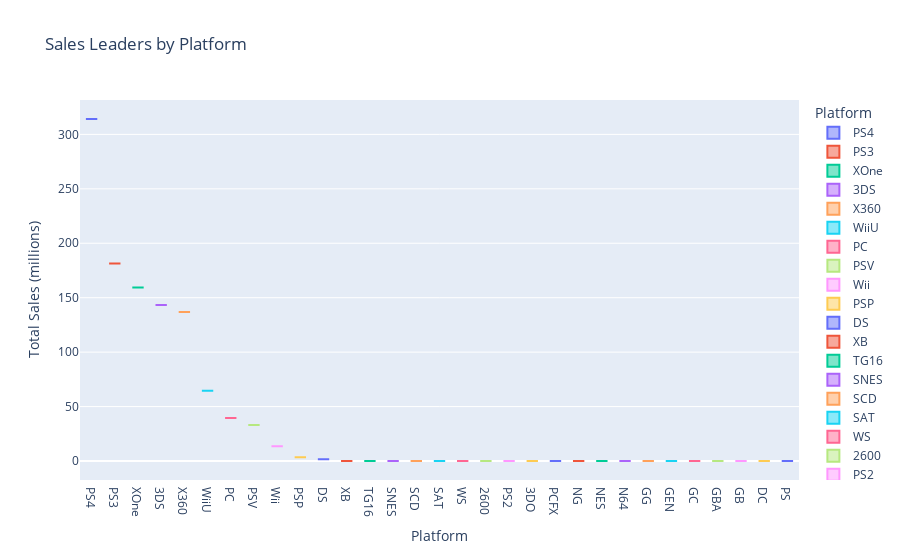
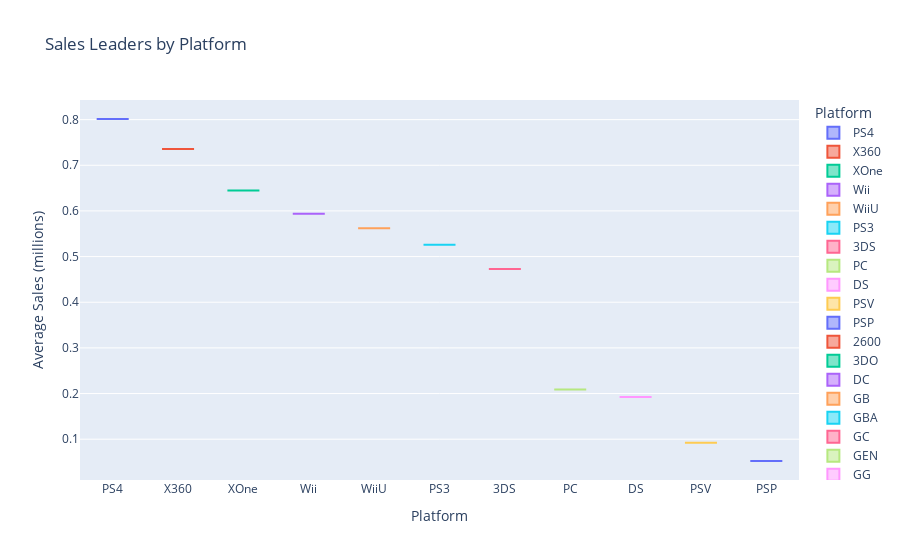

Notebook cell for these charts, in order:
### Code cell
# Leveraging filtered DF to find platforms that lead in sales

px_df = px.data.tips()

# Sales lead by total (sum)
print('Sales Leader by Total:')
filtered_df_grouping = filtered_df.groupby('platform')['total_sales_M'].sum()
new_df = filtered_df_grouping.sort_values(ascending=False).reset_index()
display(new_df)

total_box = px.box(new_df, x='platform', y='total_sales_M', color='platform',
             title='Sales Leaders by Platform', labels={'platform':'Platform', 'total_sales_M':'Total Sales (millions)'})
total_box.show()

# Sales lead by average (mean)
print('Sales Leader by Average:')
avg_filter_df = filtered_df.groupby('platform')['total_sales_M'].mean()
avg_df = avg_filter_df.sort_values(ascending=False).reset_index()
display(avg_df)

avg_box = px.box(avg_df, x='platform', y='total_sales_M', color='platform',
             title='Sales Leaders by Platform', labels={'platform':'Platform', 'total_sales_M':'Average Sales (millions)'})
avg_box.show()

filtered_platform_cols = ['na_sales','eu_sales','jp_sales','other_sales','total_sales_M']
filtered_df_sales = filtered_df.groupby('platform')[filtered_platform_cols].sum()
#display(filtered_df_sales)

# Closer look at the platforms with future sales potential
print('Platforms with future sales potential:')
platforms_with_potential = ['PS4', 'XOne']
potential_query = new_df.query("platform in @platforms_with_potential")
display(potential_query)

### Figure 1 — Plotly figure (JSON) as saved in the notebook; plotly's stock layout.template omitted (floating-point values rounded to 4 significant figures)
{"data": [{"alignmentgroup": "True", "hovertemplate": "Platform=%{x}<br>Total Sales (millions)=%{y}<extra></extra>", "legendgroup": "PS4", "marker": {"color": "#636efa"}, "name": "PS4", "notched": false, "offsetgroup": "PS4", "orientation": "v", "showlegend": true, "type": "box", "x": ["PS4"], "x0": " ", "xaxis": "x", "y": [314.1], "y0": " ", "yaxis": "y"}, {"alignmentgroup": "True", "hovertemplate": "Platform=%{x}<br>Total Sales (millions)=%{y}<extra></extra>", "legendgroup": "PS3", "marker": {"color": "#EF553B"}, "name": "PS3", "notched": false, "offsetgroup": "PS3", "orientation": "v", "showlegend": true, "type": "box", "x": ["PS3"], "x0": " ", "xaxis": "x", "y": [181.4], "y0": " ", "yaxis": "y"}, {"alignmentgroup": "True", "hovertemplate": "Platform=%{x}<br>Total Sales (millions)=%{y}<extra></extra>", "legendgroup": "XOne", "marker": {"color": "#00cc96"}, "name": "XOne", "notched": false, "offsetgroup": "XOne", "orientation": "v", "showlegend": true, "type": "box", "x": ["XOne"], "x0": " ", "xaxis": "x", "y": [159.3], "y0": " ", "yaxis": "y"}, {"alignmentgroup": "True", "hovertemplate": "Platform=%{x}<br>Total Sales (millions)=%{y}<extra></extra>", "legendgroup": "3DS", "marker": {"color": "#ab63fa"}, "name": "3DS", "notched": false, "offsetgroup": "3DS", "orientation": "v", "showlegend": true, "type": "box", "x": ["3DS"], "x0": " ", "xaxis": "x", "y": [143.2], "y0": " ", "yaxis": "y"}, {"alignmentgroup": "True", "hovertemplate": "Platform=%{x}<br>Total Sales (millions)=%{y}<extra></extra>", "legendgroup": "X360", "marker": {"color": "#FFA15A"}, "name": "X360", "notched": false, "offsetgroup": "X360", "orientation": "v", "showlegend": true, "type": "box", "x": ["X360"], "x0": " ", "xaxis": "x", "y": [136.8], "y0": " ", "yaxis": "y"}, {"alignmentgroup": "True", "hovertemplate": "Platform=%{x}<br>Total Sales (millions)=%{y}<extra></extra>", "legendgroup": "WiiU", "marker": {"color": "#19d3f3"}, "name": "WiiU", "notched": false, "offsetgroup": "WiiU", "orientation": "v", "showlegend": true, "type": "box", "x": ["WiiU"], "x0": " ", "xaxis": "x", "y": [64.63], "y0": " ", "yaxis": "y"}, {"alignmentgroup": "True", "hovertemplate": "Platform=%{x}<br>Total Sales (millions)=%{y}<extra></extra>", "legendgroup": "PC", "marker": {"color": "#FF6692"}, "name": "PC", "notched": false, "offsetgroup": "PC", "orientation": "v", "showlegend": true, "type": "box", "x": ["PC"], "x0": " ", "xaxis": "x", "y": [39.43], "y0": " ", "yaxis": "y"}, {"alignmentgroup": "True", "hovertemplate": "Platform=%{x}<br>Total Sales (millions)=%{y}<extra></extra>", "legendgroup": "PSV", "marker": {"color": "#B6E880"}, "name": "PSV", "notched": false, "offsetgroup": "PSV", "orientation": "v", "showlegend": true, "type": "box", "x": ["PSV"], "x0": " ", "xaxis": "x", "y": [32.99], "y0": " ", "yaxis": "y"}, {"alignmentgroup": "True", "hovertemplate": "Platform=%{x}<br>Total Sales (millions)=%{y}<extra></extra>", "legendgroup": "Wii", "marker": {"color": "#FF97FF"}, "name": "Wii", "notched": false, "offsetgroup": "Wii", "orientation": "v", "showlegend": true, "type": "box", "x": ["Wii"], "x0": " ", "xaxis": "x", "y": [13.66], "y0": " ", "yaxis": "y"}, {"alignmentgroup": "True", "hovertemplate": "Platform=%{x}<br>Total Sales (millions)=%{y}<extra></extra>", "legendgroup": "PSP", "marker": {"color": "#FECB52"}, "name": "PSP", "notched": false, "offsetgroup": "PSP", "orientation": "v", "showlegend": true, "type": "box", "x": ["PSP"], "x0": " ", "xaxis": "x", "y": [3.5], "y0": " ", "yaxis": "y"}, {"alignmentgroup": "True", "hovertemplate": "Platform=%{x}<br>Total Sales (millions)=%{y}<extra></extra>", "legendgroup": "DS", "marker": {"color": "#636efa"}, "name": "DS", "notched": false, "offsetgroup": "DS", "orientation": "v", "showlegend": true, "type": "box", "x": ["DS"], "x0": " ", "xaxis": "x", "y": [1.54], "y0": " ", "yaxis": "y"}, {"alignmentgroup": "True", "hovertemplate": "Platform=%{x}<br>Total Sales (millions)=%{y}<extra></extra>", "legendgroup": "XB", "marker": {"color": "#EF553B"}, "name": "XB", "notched": false, "offsetgroup": "XB", "orientation": "v", "showlegend": true, "type": "box", "x": ["XB"], "x0": " ", "xaxis": "x", "y": [0], "y0": " ", "yaxis": "y"}, {"alignmentgroup": "True", "hovertemplate": "Platform=%{x}<br>Total Sales (millions)=%{y}<extra></extra>", "legendgroup": "TG16", "marker": {"color": "#00cc96"}, "name": "TG16", "notched": false, "offsetgroup": "TG16", "orientation": "v", "showlegend": true, "type": "box", "x": ["TG16"], "x0": " ", "xaxis": "x", "y": [0], "y0": " ", "yaxis": "y"}, {"alignmentgroup": "True", "hovertemplate": "Platform=%{x}<br>Total Sales (millions)=%{y}<extra></extra>", "legendgroup": "SNES", "marker": {"color": "#ab63fa"}, "name": "SNES", "notched": false, "offsetgroup": "SNES", "orientation": "v", "showlegend": true, "type": "box", "x": ["SNES"], "x0": " ", "xaxis": "x", "y": [0], "y0": " ", "yaxis": "y"}, {"alignmentgroup": "True", "hovertemplate": "Platform=%{x}<br>Total Sales (millions)=%{y}<extra></extra>", "legendgroup": "SCD", "marker": {"color": "#FFA15A"}, "name": "SCD", "notched": false, "offsetgroup": "SCD", "orientation": "v", "showlegend": true, "type": "box", "x": ["SCD"], "x0": " ", "xaxis": "x", "y": [0], "y0": " ", "yaxis": "y"}, {"alignmentgroup": "True", "hovertemplate": "Platform=%{x}<br>Total Sales (millions)=%{y}<extra></extra>", "legendgroup": "SAT", "marker": {"color": "#19d3f3"}, "name": "SAT", "notched": false, "offsetgroup": "SAT", "orientation": "v", "showlegend": true, "type": "box", "x": ["SAT"], "x0": " ", "xaxis": "x", "y": [0], "y0": " ", "yaxis": "y"}, {"alignmentgroup": "True", "hovertemplate": "Platform=%{x}<br>Total Sales (millions)=%{y}<extra></extra>", "legendgroup": "WS", "marker": {"color": "#FF6692"}, "name": "WS", "notched": false, "offsetgroup": "WS", "orientation": "v", "showlegend": true, "type": "box", "x": ["WS"], "x0": " ", "xaxis": "x", "y": [0], "y0": " ", "yaxis": "y"}, {"alignmentgroup": "True", "hovertemplate": "Platform=%{x}<br>Total Sales (millions)=%{y}<extra></extra>", "legendgroup": "2600", "marker": {"color": "#B6E880"}, "name": "2600", "notched": false, "offsetgroup": "2600", "orientation": "v", "showlegend": true, "type": "box", "x": ["2600"], "x0": " ", "xaxis": "x", "y": [0], "y0": " ", "yaxis": "y"}, {"alignmentgroup": "True", "hovertemplate": "Platform=%{x}<br>Total Sales (millions)=%{y}<extra></extra>", "legendgroup": "PS2", "marker": {"color": "#FF97FF"}, "name": "PS2", "notched": false, "offsetgroup": "PS2", "orientation": "v", "showlegend": true, "type": "box", "x": ["PS2"], "x0": " ", "xaxis": "x", "y": [0], "y0": " ", "yaxis": "y"}, {"alignmentgroup": "True", "hovertemplate": "Platform=%{x}<br>Total Sales (millions)=%{y}<extra></extra>", "legendgroup": "3DO", "marker": {"color": "#FECB52"}, "name": "3DO", "notched": false, "offsetgroup": "3DO", "orientation": "v", "showlegend": true, "type": "box", "x": ["3DO"], "x0": " ", "xaxis": "x", "y": [0], "y0": " ", "yaxis": "y"}, {"alignmentgroup": "True", "hovertemplate": "Platform=%{x}<br>Total Sales (millions)=%{y}<extra></extra>", "legendgroup": "PCFX", "marker": {"color": "#636efa"}, "name": "PCFX", "notched": false, "offsetgroup": "PCFX", "orientation": "v", "showlegend": true, "type": "box", "x": ["PCFX"], "x0": " ", "xaxis": "x", "y": [0], "y0": " ", "yaxis": "y"}, {"alignmentgroup": "True", "hovertemplate": "Platform=%{x}<br>Total Sales (millions)=%{y}<extra></extra>", "legendgroup": "NG", "marker": {"color": "#EF553B"}, "name": "NG", "notched": false, "offsetgroup": "NG", "orientation": "v", "showlegend": true, "type": "box", "x": ["NG"], "x0": " ", "xaxis": "x", "y": [0], "y0": " ", "yaxis": "y"}, {"alignmentgroup": "True", "hovertemplate": "Platform=%{x}<br>Total Sales (millions)=%{y}<extra></extra>", "legendgroup": "NES", "marker": {"color": "#00cc96"}, "name": "NES", "notched": false, "offsetgroup": "NES", "orientation": "v", "showlegend": true, "type": "box", "x": ["NES"], "x0": " ", "xaxis": "x", "y": [0], "y0": " ", "yaxis": "y"}, {"alignmentgroup": "True", "hovertemplate": "Platform=%{x}<br>Total Sales (millions)=%{y}<extra></extra>", "legendgroup": "N64", "marker": {"color": "#ab63fa"}, "name": "N64", "notched": false, "offsetgroup": "N64", "orientation": "v", "showlegend": true, "type": "box", "x": ["N64"], "x0": " ", "xaxis": "x", "y": [0], "y0": " ", "yaxis": "y"}, {"alignmentgroup": "True", "hovertemplate": "Platform=%{x}<br>Total Sales (millions)=%{y}<extra></extra>", "legendgroup": "GG", "marker": {"color": "#FFA15A"}, "name": "GG", "notched": false, "offsetgroup": "GG", "orientation": "v", "showlegend": true, "type": "box", "x": ["GG"], "x0": " ", "xaxis": "x", "y": [0], "y0": " ", "yaxis": "y"}, {"alignmentgroup": "True", "hovertemplate": "Platform=%{x}<br>Total Sales (millions)=%{y}<extra></extra>", "legendgroup": "GEN", "marker": {"color": "#19d3f3"}, "name": "GEN", "notched": false, "offsetgroup": "GEN", "orientation": "v", "showlegend": true, "type": "box", "x": ["GEN"], "x0": " ", "xaxis": "x", "y": [0], "y0": " ", "yaxis": "y"}, {"alignmentgroup": "True", "hovertemplate": "Platform=%{x}<br>Total Sales (millions)=%{y}<extra></extra>", "legendgroup": "GC", "marker": {"color": "#FF6692"}, "name": "GC", "notched": false, "offsetgroup": "GC", "orientation": "v", "showlegend": true, "type": "box", "x": ["GC"], "x0": " ", "xaxis": "x", "y": [0], "y0": " ", "yaxis": "y"}, {"alignmentgroup": "True", "hovertemplate": "Platform=%{x}<br>Total Sales (millions)=%{y}<extra></extra>", "legendgroup": "GBA", "marker": {"color": "#B6E880"}, "name": "GBA", "notched": false, "offsetgroup": "GBA", "orientation": "v", "showlegend": true, "type": "box", "x": ["GBA"], "x0": " ", "xaxis": "x", "y": [0], "y0": " ", "yaxis": "y"}, {"alignmentgroup": "True", "hovertemplate": "Platform=%{x}<br>Total Sales (millions)=%{y}<extra></extra>", "legendgroup": "GB", "marker": {"color": "#FF97FF"}, "name": "GB", "notched": false, "offsetgroup": "GB", "orientation": "v", "showlegend": true, "type": "box", "x": ["GB"], "x0": " ", "xaxis": "x", "y": [0], "y0": " ", "yaxis": "y"}, {"alignmentgroup": "True", "hovertemplate": "Platform=%{x}<br>Total Sales (millions)=%{y}<extra></extra>", "legendgroup": "DC", "marker": {"color": "#FECB52"}, "name": "DC", "notched": false, "offsetgroup": "DC", "orientation": "v", "showlegend": true, "type": "box", "x": ["DC"], "x0": " ", "xaxis": "x", "y": [0], "y0": " ", "yaxis": "y"}, {"alignmentgroup": "True", "hovertemplate": "Platform=%{x}<br>Total Sales (millions)=%{y}<extra></extra>", "legendgroup": "PS", "marker": {"color": "#636efa"}, "name": "PS", "notched": false, "offsetgroup": "PS", "orientation": "v", "showlegend": true, "type": "box", "x": ["PS"], "x0": " ", "xaxis": "x", "y": [0], "y0": " ", "yaxis": "y"}], "layout": {"boxmode": "overlay", "legend": {"title": {"text": "Platform"}, "tracegroupgap": 0}, "title": {"text": "Sales Leaders by Platform"}, "xaxis": {"anchor": "y", "categoryarray": ["PS4", "PS3", "XOne", "3DS", "X360", "WiiU", "PC", "PSV", "Wii", "PSP", "DS", "XB", "TG16", "SNES", "SCD", "SAT", "WS", "2600", "PS2", "3DO", "PCFX", "NG", "NES", "N64", "GG", "GEN", "GC", "GBA", "GB", "DC", "PS"], "categoryorder": "array", "domain": [0, 1], "title": {"text": "Platform"}}, "yaxis": {"anchor": "x", "domain": [0, 1], "title": {"text": "Total Sales (millions)"}}}}

### Figure 2 — Plotly figure (JSON) as saved in the notebook; plotly's stock layout.template omitted (floating-point values rounded to 4 significant figures)
{"data": [{"alignmentgroup": "True", "hovertemplate": "Platform=%{x}<br>Average Sales (millions)=%{y}<extra></extra>", "legendgroup": "PS4", "marker": {"color": "#636efa"}, "name": "PS4", "notched": false, "offsetgroup": "PS4", "orientation": "v", "showlegend": true, "type": "box", "x": ["PS4"], "x0": " ", "xaxis": "x", "y": [0.8014], "y0": " ", "yaxis": "y"}, {"alignmentgroup": "True", "hovertemplate": "Platform=%{x}<br>Average Sales (millions)=%{y}<extra></extra>", "legendgroup": "X360", "marker": {"color": "#EF553B"}, "name": "X360", "notched": false, "offsetgroup": "X360", "orientation": "v", "showlegend": true, "type": "box", "x": ["X360"], "x0": " ", "xaxis": "x", "y": [0.7355], "y0": " ", "yaxis": "y"}, {"alignmentgroup": "True", "hovertemplate": "Platform=%{x}<br>Average Sales (millions)=%{y}<extra></extra>", "legendgroup": "XOne", "marker": {"color": "#00cc96"}, "name": "XOne", "notched": false, "offsetgroup": "XOne", "orientation": "v", "showlegend": true, "type": "box", "x": ["XOne"], "x0": " ", "xaxis": "x", "y": [0.645], "y0": " ", "yaxis": "y"}, {"alignmentgroup": "True", "hovertemplate": "Platform=%{x}<br>Average Sales (millions)=%{y}<extra></extra>", "legendgroup": "Wii", "marker": {"color": "#ab63fa"}, "name": "Wii", "notched": false, "offsetgroup": "Wii", "orientation": "v", "showlegend": true, "type": "box", "x": ["Wii"], "x0": " ", "xaxis": "x", "y": [0.5939], "y0": " ", "yaxis": "y"}, {"alignmentgroup": "True", "hovertemplate": "Platform=%{x}<br>Average Sales (millions)=%{y}<extra></extra>", "legendgroup": "WiiU", "marker": {"color": "#FFA15A"}, "name": "WiiU", "notched": false, "offsetgroup": "WiiU", "orientation": "v", "showlegend": true, "type": "box", "x": ["WiiU"], "x0": " ", "xaxis": "x", "y": [0.562], "y0": " ", "yaxis": "y"}, {"alignmentgroup": "True", "hovertemplate": "Platform=%{x}<br>Average Sales (millions)=%{y}<extra></extra>", "legendgroup": "PS3", "marker": {"color": "#19d3f3"}, "name": "PS3", "notched": false, "offsetgroup": "PS3", "orientation": "v", "showlegend": true, "type": "box", "x": ["PS3"], "x0": " ", "xaxis": "x", "y": [0.5259], "y0": " ", "yaxis": "y"}, {"alignmentgroup": "True", "hovertemplate": "Platform=%{x}<br>Average Sales (millions)=%{y}<extra></extra>", "legendgroup": "3DS", "marker": {"color": "#FF6692"}, "name": "3DS", "notched": false, "offsetgroup": "3DS", "orientation": "v", "showlegend": true, "type": "box", "x": ["3DS"], "x0": " ", "xaxis": "x", "y": [0.4728], "y0": " ", "yaxis": "y"}, {"alignmentgroup": "True", "hovertemplate": "Platform=%{x}<br>Average Sales (millions)=%{y}<extra></extra>", "legendgroup": "PC", "marker": {"color": "#B6E880"}, "name": "PC", "notched": false, "offsetgroup": "PC", "orientation": "v", "showlegend": true, "type": "box", "x": ["PC"], "x0": " ", "xaxis": "x", "y": [0.2086], "y0": " ", "yaxis": "y"}, {"alignmentgroup": "True", "hovertemplate": "Platform=%{x}<br>Average Sales (millions)=%{y}<extra></extra>", "legendgroup": "DS", "marker": {"color": "#FF97FF"}, "name": "DS", "notched": false, "offsetgroup": "DS", "orientation": "v", "showlegend": true, "type": "box", "x": ["DS"], "x0": " ", "xaxis": "x", "y": [0.1925], "y0": " ", "yaxis": "y"}, {"alignmentgroup": "True", "hovertemplate": "Platform=%{x}<br>Average Sales (millions)=%{y}<extra></extra>", "legendgroup": "PSV", "marker": {"color": "#FECB52"}, "name": "PSV", "notched": false, "offsetgroup": "PSV", "orientation": "v", "showlegend": true, "type": "box", "x": ["PSV"], "x0": " ", "xaxis": "x", "y": [0.09215], "y0": " ", "yaxis": "y"}, {"alignmentgroup": "True", "hovertemplate": "Platform=%{x}<br>Average Sales (millions)=%{y}<extra></extra>", "legendgroup": "PSP", "marker": {"color": "#636efa"}, "name": "PSP", "notched": false, "offsetgroup": "PSP", "orientation": "v", "showlegend": true, "type": "box", "x": ["PSP"], "x0": " ", "xaxis": "x", "y": [0.05224], "y0": " ", "yaxis": "y"}, {"alignmentgroup": "True", "hovertemplate": "Platform=%{x}<br>Average Sales (millions)=%{y}<extra></extra>", "legendgroup": "2600", "marker": {"color": "#EF553B"}, "name": "2600", "notched": false, "offsetgroup": "2600", "orientation": "v", "showlegend": true, "type": "box", "x": ["2600"], "x0": " ", "xaxis": "x", "y": [null], "y0": " ", "yaxis": "y"}, {"alignmentgroup": "True", "hovertemplate": "Platform=%{x}<br>Average Sales (millions)=%{y}<extra></extra>", "legendgroup": "3DO", "marker": {"color": "#00cc96"}, "name": "3DO", "notched": false, "offsetgroup": "3DO", "orientation": "v", "showlegend": true, "type": "box", "x": ["3DO"], "x0": " ", "xaxis": "x", "y": [null], "y0": " ", "yaxis": "y"}, {"alignmentgroup": "True", "hovertemplate": "Platform=%{x}<br>Average Sales (millions)=%{y}<extra></extra>", "legendgroup": "DC", "marker": {"color": "#ab63fa"}, "name": "DC", "notched": false, "offsetgroup": "DC", "orientation": "v", "showlegend": true, "type": "box", "x": ["DC"], "x0": " ", "xaxis": "x", "y": [null], "y0": " ", "yaxis": "y"}, {"alignmentgroup": "True", "hovertemplate": "Platform=%{x}<br>Average Sales (millions)=%{y}<extra></extra>", "legendgroup": "GB", "marker": {"color": "#FFA15A"}, "name": "GB", "notched": false, "offsetgroup": "GB", "orientation": "v", "showlegend": true, "type": "box", "x": ["GB"], "x0": " ", "xaxis": "x", "y": [null], "y0": " ", "yaxis": "y"}, {"alignmentgroup": "True", "hovertemplate": "Platform=%{x}<br>Average Sales (millions)=%{y}<extra></extra>", "legendgroup": "GBA", "marker": {"color": "#19d3f3"}, "name": "GBA", "notched": false, "offsetgroup": "GBA", "orientation": "v", "showlegend": true, "type": "box", "x": ["GBA"], "x0": " ", "xaxis": "x", "y": [null], "y0": " ", "yaxis": "y"}, {"alignmentgroup": "True", "hovertemplate": "Platform=%{x}<br>Average Sales (millions)=%{y}<extra></extra>", "legendgroup": "GC", "marker": {"color": "#FF6692"}, "name": "GC", "notched": false, "offsetgroup": "GC", "orientation": "v", "showlegend": true, "type": "box", "x": ["GC"], "x0": " ", "xaxis": "x", "y": [null], "y0": " ", "yaxis": "y"}, {"alignmentgroup": "True", "hovertemplate": "Platform=%{x}<br>Average Sales (millions)=%{y}<extra></extra>", "legendgroup": "GEN", "marker": {"color": "#B6E880"}, "name": "GEN", "notched": false, "offsetgroup": "GEN", "orientation": "v", "showlegend": true, "type": "box", "x": ["GEN"], "x0": " ", "xaxis": "x", "y": [null], "y0": " ", "yaxis": "y"}, {"alignmentgroup": "True", "hovertemplate": "Platform=%{x}<br>Average Sales (millions)=%{y}<extra></extra>", "legendgroup": "GG", "marker": {"color": "#FF97FF"}, "name": "GG", "notched": false, "offsetgroup": "GG", "orientation": "v", "showlegend": true, "type": "box", "x": ["GG"], "x0": " ", "xaxis": "x", "y": [null], "y0": " ", "yaxis": "y"}, {"alignmentgroup": "True", "hovertemplate": "Platform=%{x}<br>Average Sales (millions)=%{y}<extra></extra>", "legendgroup": "N64", "marker": {"color": "#FECB52"}, "name": "N64", "notched": false, "offsetgroup": "N64", "orientation": "v", "showlegend": true, "type": "box", "x": ["N64"], "x0": " ", "xaxis": "x", "y": [null], "y0": " ", "yaxis": "y"}, {"alignmentgroup": "True", "hovertemplate": "Platform=%{x}<br>Average Sales (millions)=%{y}<extra></extra>", "legendgroup": "NES", "marker": {"color": "#636efa"}, "name": "NES", "notched": false, "offsetgroup": "NES", "orientation": "v", "showlegend": true, "type": "box", "x": ["NES"], "x0": " ", "xaxis": "x", "y": [null], "y0": " ", "yaxis": "y"}, {"alignmentgroup": "True", "hovertemplate": "Platform=%{x}<br>Average Sales (millions)=%{y}<extra></extra>", "legendgroup": "NG", "marker": {"color": "#EF553B"}, "name": "NG", "notched": false, "offsetgroup": "NG", "orientation": "v", "showlegend": true, "type": "box", "x": ["NG"], "x0": " ", "xaxis": "x", "y": [null], "y0": " ", "yaxis": "y"}, {"alignmentgroup": "True", "hovertemplate": "Platform=%{x}<br>Average Sales (millions)=%{y}<extra></extra>", "legendgroup": "PCFX", "marker": {"color": "#00cc96"}, "name": "PCFX", "notched": false, "offsetgroup": "PCFX", "orientation": "v", "showlegend": true, "type": "box", "x": ["PCFX"], "x0": " ", "xaxis": "x", "y": [null], "y0": " ", "yaxis": "y"}, {"alignmentgroup": "True", "hovertemplate": "Platform=%{x}<br>Average Sales (millions)=%{y}<extra></extra>", "legendgroup": "PS", "marker": {"color": "#ab63fa"}, "name": "PS", "notched": false, "offsetgroup": "PS", "orientation": "v", "showlegend": true, "type": "box", "x": ["PS"], "x0": " ", "xaxis": "x", "y": [null], "y0": " ", "yaxis": "y"}, {"alignmentgroup": "True", "hovertemplate": "Platform=%{x}<br>Average Sales (millions)=%{y}<extra></extra>", "legendgroup": "PS2", "marker": {"color": "#FFA15A"}, "name": "PS2", "notched": false, "offsetgroup": "PS2", "orientation": "v", "showlegend": true, "type": "box", "x": ["PS2"], "x0": " ", "xaxis": "x", "y": [null], "y0": " ", "yaxis": "y"}, {"alignmentgroup": "True", "hovertemplate": "Platform=%{x}<br>Average Sales (millions)=%{y}<extra></extra>", "legendgroup": "SAT", "marker": {"color": "#19d3f3"}, "name": "SAT", "notched": false, "offsetgroup": "SAT", "orientation": "v", "showlegend": true, "type": "box", "x": ["SAT"], "x0": " ", "xaxis": "x", "y": [null], "y0": " ", "yaxis": "y"}, {"alignmentgroup": "True", "hovertemplate": "Platform=%{x}<br>Average Sales (millions)=%{y}<extra></extra>", "legendgroup": "SCD", "marker": {"color": "#FF6692"}, "name": "SCD", "notched": false, "offsetgroup": "SCD", "orientation": "v", "showlegend": true, "type": "box", "x": ["SCD"], "x0": " ", "xaxis": "x", "y": [null], "y0": " ", "yaxis": "y"}, {"alignmentgroup": "True", "hovertemplate": "Platform=%{x}<br>Average Sales (millions)=%{y}<extra></extra>", "legendgroup": "SNES", "marker": {"color": "#B6E880"}, "name": "SNES", "notched": false, "offsetgroup": "SNES", "orientation": "v", "showlegend": true, "type": "box", "x": ["SNES"], "x0": " ", "xaxis": "x", "y": [null], "y0": " ", "yaxis": "y"}, {"alignmentgroup": "True", "hovertemplate": "Platform=%{x}<br>Average Sales (millions)=%{y}<extra></extra>", "legendgroup": "TG16", "marker": {"color": "#FF97FF"}, "name": "TG16", "notched": false, "offsetgroup": "TG16", "orientation": "v", "showlegend": true, "type": "box", "x": ["TG16"], "x0": " ", "xaxis": "x", "y": [null], "y0": " ", "yaxis": "y"}, {"alignmentgroup": "True", "hovertemplate": "Platform=%{x}<br>Average Sales (millions)=%{y}<extra></extra>", "legendgroup": "WS", "marker": {"color": "#FECB52"}, "name": "WS", "notched": false, "offsetgroup": "WS", "orientation": "v", "showlegend": true, "type": "box", "x": ["WS"], "x0": " ", "xaxis": "x", "y": [null], "y0": " ", "yaxis": "y"}, {"alignmentgroup": "True", "hovertemplate": "Platform=%{x}<br>Average Sales (millions)=%{y}<extra></extra>", "legendgroup": "XB", "marker": {"color": "#636efa"}, "name": "XB", "notched": false, "offsetgroup": "XB", "orientation": "v", "showlegend": true, "type": "box", "x": ["XB"], "x0": " ", "xaxis": "x", "y": [null], "y0": " ", "yaxis": "y"}], "layout": {"boxmode": "overlay", "legend": {"title": {"text": "Platform"}, "tracegroupgap": 0}, "title": {"text": "Sales Leaders by Platform"}, "xaxis": {"anchor": "y", "categoryarray": ["PS4", "X360", "XOne", "Wii", "WiiU", "PS3", "3DS", "PC", "DS", "PSV", "PSP", "2600", "3DO", "DC", "GB", "GBA", "GC", "GEN", "GG", "N64", "NES", "NG", "PCFX", "PS", "PS2", "SAT", "SCD", "SNES", "TG16", "WS", "XB"], "categoryorder": "array", "domain": [0, 1], "title": {"text": "Platform"}}, "yaxis": {"anchor": "x", "domain": [0, 1], "title": {"text": "Average Sales (millions)"}}}}
